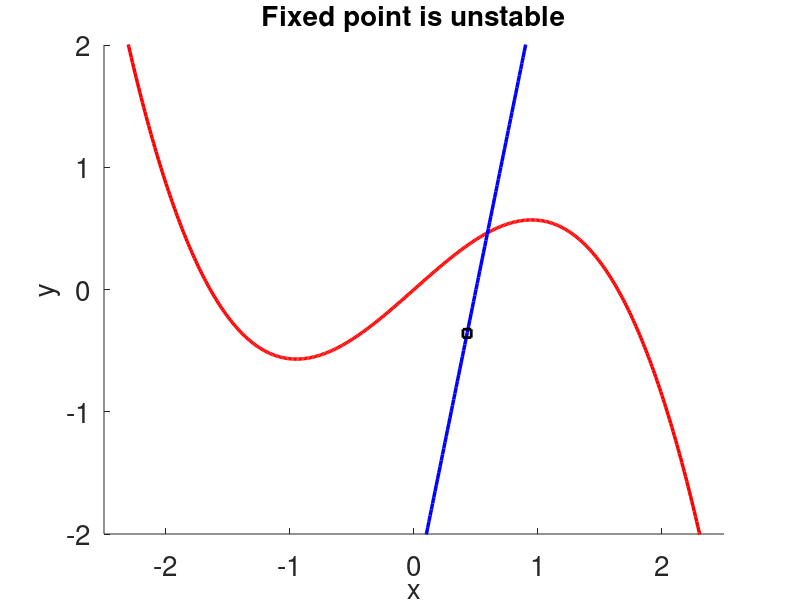

Reproduce this figure in MATLAB.
% extended FitzHugh-Nagumo Model

close all;

dt=0.002;
t0=0;
tf=100;
t=t0:dt:tf;
N=length(t);

alpha=.5;
tau=1.25;
gamma=0.9;  %gamma close to 1
b=-0.2;  % incline 


x_limit=2.5;
y_limit=2;
xE=(-x_limit:0.01:x_limit);
yE1=-xE.^3/3 + gamma*xE;  % make yE totally minus
yE2=(alpha-xE)/b;

xT=zeros(1,N);
yT=xT;
xT(1)=-1;
yT(1)=-0.65;

for i=1:N-1
   xT(i+1)=xT(i)+(gamma*xT(i)-xT(i)^3/3+yT(i))*dt*tau; 
   yT(i+1)=yT(i)+(xT(i)+b*yT(i)-alpha)*(-1/tau)*dt;
end

% figure(1)
% subplot(1,2,1)
% plot(t,xT,'k','LineWidth',1.5)
% set(gca,'FontSize',25);
% xlabel('time','FontSize',25)
% ylabel('x','FontSize',25)
% subplot(1,2,2)
% set(gca,'FontSize',25);
% plot(t,yT,'k','LineWidth',1.5)
% xlabel('time','FontSize',25)
% ylabel('y','FontSize',25)

% intersection of nullclines
its0=-2; %initial intersection point trial
its_x = fsolve(@(its_x)(-gamma*its_x -(alpha-its_x)/b + its_x^3/3 ), its0)
its_y = (alpha-its_x)/b
its_y2 = its_x^3/3 - gamma*its_x;

lambda1= ((tau*(gamma-its_x^2)-b/tau) + sqrt( tau*(gamma-its_x^2)^2 - 4*((its_x^2-gamma)*b)))/2
lambda2= ((tau*(gamma-its_x^2)-b/tau) - sqrt( tau*(gamma-its_x^2)^2 - 4*((its_x^2-gamma)*b)))/2

figure(2)
hold on
plot(xE,yE1,'r','LineWidth',2.5)
set(gca,'FontSize',20);
xlabel('x','FontSize',20)
ylabel('y','FontSize',20)
plot(xE,yE2,'b','LineWidth',2.5)
axis([-x_limit x_limit -y_limit y_limit])
if lambda1 < 0 & lambda2<0
plot(its_x, its_y, 'ok', 'LineWidth',4)
title('Fixed point is stable', 'FontSize',20)
elseif lambda1 < 0 & lambda2 >0
    plot(its_x, its_y, '--gs', 'LineWidth',20)
    title('Fixed point is Saddle', 'FontSize',20)
elseif lambda1 > 0 & lambda2 <0
    plot(its_x, its_y, '--gs', 'LineWidth',10)
    title('Fixed point is Saddle', 'FontSize',20)
else
    plot(its_x, its_y, 'sk', 'LineWidth',2)
    title('Fixed point is unstable', 'FontSize',20)
end
hold off



hold off